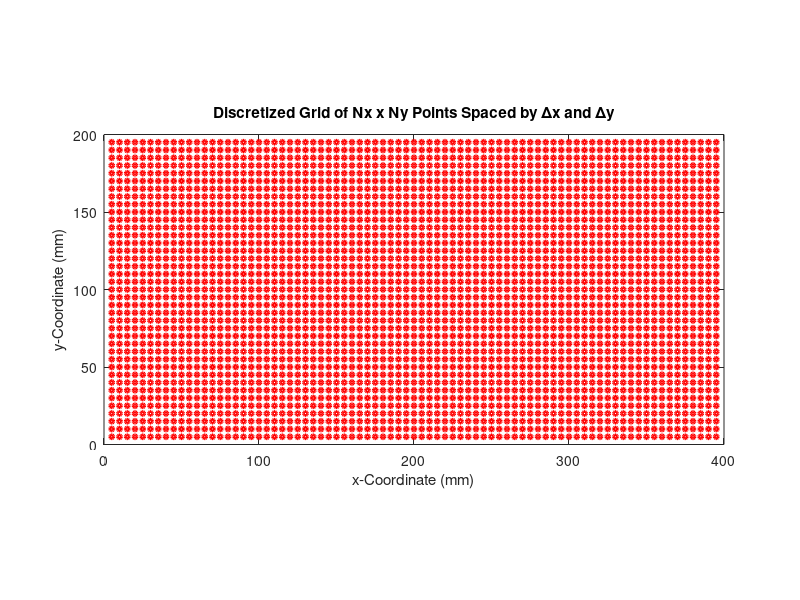
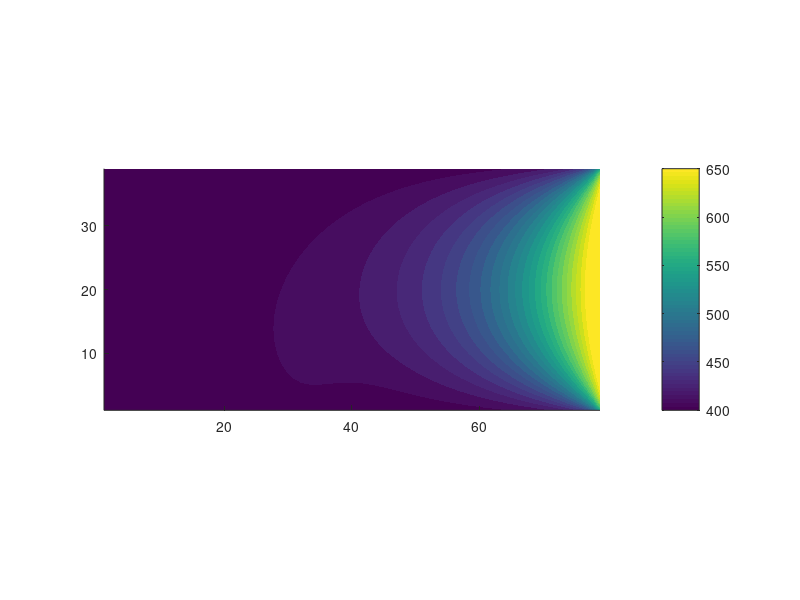

The MATLAB source for these figures, in order: (Note: this script raises an error after producing the figures.)
clear; close all; clc;
%% 
% Peter Oldreive
% B00894035
% MECH 4865 - CFD
% Project 1
% Created: Nov 1, 2025
% Updated: Nov 5, 2025
% 
% This program calculates the steady state temperature field of a 2D plane 
% subject to known boundary conditions. This is to statify the requirements 
% of MECH 4865 Project 1. 

%% Define Dirichlet Boundary Conditions

T_top = 400; % Top Dirichlet condition (K)
T_bottom = 400; % Bottom Dirichlet condition (K)
T_right = 700; % Right Dirichlet condition (K)
T_left = 0;        % Left Dirichlet condtition (K)
cNtoD = 200; % Transition x-value of bottom BC from Neumann to Dirichlet (mm)

%% Define Plane Dimensions

xdim = 400; % x-dimension of plate (mm)
ydim = 200; % y-deimension of plate (mm)

%% Define discetized grid
deltax = input("Input x-grid spacing (mm): "); % Discretized grid x-dimension
deltay = input('Input y-grid spacing (mm): '); % Discretized grid y-dimension

% Find number of grid points excluding those on boundary condition
Nx = xdim/deltax - 1; % Number of points in x-direction
Ny = ydim/deltay - 1; % Number of points in y-direction

Ntot = Nx*Ny; % Total number of points

% Display discretized points to user
fprintf(['For deltax = ', num2str(deltax), ' mm and deltay = ', num2str(deltay), ...
    ' mm\nNx = ', num2str(Nx), ' and Ny = ', num2str(Ny), '\nNtot = ', num2str(Ntot), '\n'])

%% Define matrix and vectors

A = zeros(Ntot, Ntot); % Matrix of coefficents
T = zeros(Ntot, 1); % Vector of unknowns 
B = zeros(Ntot, 1); % Vector of knowns

%% Fill matrix of coefficents and vector of knowns

for i = 1:Ntot % For all points 
j = fix((i-1)/Nx) + 1; % Calculate the row number
  % Corner points 
    if(i == 1) % Bottom left corner
       A(i, i) = 2; % Point
       A(i, i+1) = -1; % East point
       A(i, i+Nx) = -1; % North point
    elseif(i == Nx) % Bottom right corner
       A(i, i) = 4; % Point
       A(i, i-1) = -1; % West point
       A(i, i+Nx) = -1; % North point
       B(i) = (T_right + T_bottom); % Known
    elseif(i == Ntot - Nx + 1) % Top Left
        A(i, i) = 3; % Point
        A(i, i+1) = -1; % East Point
        A(i, i-Nx) = -1; % South Point
        B(i) = (T_top); % Known
    elseif(i == Ntot) % Top right
        A(i, i) = 4; % Point
        A(i, i-1) = -1; % West point
        A(i, i-Nx) = -1; % South Point
        B(i) = (T_top + T_right); % Known
    % Boundary Nodes
    elseif(j == 1 && i*deltax < xdim/2 && i > 1) % Left Lower boundary
        A(i, i) = 3; % Point
        A(i, i+1) = -1; % East point
        A(i, i-1) = -1; % West point
        A(i, i+Nx) = -1; % North point
    elseif(j == 1 && i*deltax >= xdim/2 && i < Nx) %Right lower boundary
        % Right lower boundary contains node at transition point
        %from Neumann condition to Dirichlet condition. 
        A(i, i) = 4; % Point
        A(i, i+1) = -1; % East point
        A(i, i-1) = -1; % West point
        A(i, i+Nx) = -1; % North point
        B(i) = T_bottom; % Known
    elseif(j > 1 && mod(i, Nx) == 1 && j<Ny) % Left boundary
        A(i, i) = 3; % Point
        A(i, i+1) = -1; % East point
        A(i, i+Nx) = -1; % North point
        A(i, i-Nx) = -1; % South point
    elseif(j > 1 && mod(i, Nx) == 0 && j < Ny) % Right boundary
        A(i, i) = 4; % Point
        A(i, i-1) = -1; % West point
        A(i, i+Nx) = -1; % North point
        A(i, i-Nx) = -1; % South point
        B(i) = T_right; % Known
    elseif(j == Ny && i > Nx*(j-1) + 1 && i < Nx*j) % Top 
        A(i, i) = 4; % Point
        A(i, i-1) = -1; % West point
        A(i, i+1) = -1; % East point
        A(i, i-Nx) = -1; % South point
        B(i) = T_top; % Known
    else % Interior nodes
        A(i, i) = 4; % Point
        A(i, i-1) = -1; % West point
        A(i, i+1) = -1; % East point
        A(i, i+Nx) = -1; % North point
        A(i, i-Nx) = -1; % South point
    end
end
%%  Direct solve for T values
T = A \ B; 
%% Post Process

% Turn vector T into an NyxNx matrix
T_plot = zeros(Ny, Nx);
index = 1; 
for y = 1:Ny 
    for x = 1:Nx
     T_plot(y,x) = T(index); 
     index = index + 1;
    end
end
% writematrix(T_plot, 'Temperature_Field.csv');

% Generate vector of discretized x-values
x_values = zeros(Nx,1);
for x = 1:Nx
    x_values(x) = (x) * deltax; 
end

% Generate vector of discretized y-values
y_values = zeros(Ny,1);
for y = 1:Ny
    y_values(y) = (y) * deltay; 
end

% Make a grid of coordinates
[X, Y] = meshgrid(x_values, y_values);

% Generate a vector of bottom boundary, and 50 mm steps to top
T_bottom_values = T_plot(1, :); % Make botttom boundary a vector
T_50mm_above_bottom = T_plot(fix(50/deltay), :); % Closest point to 
                                                  % 50mm above bottom
                                                  % boundary
T_100mm_above_bottom = T_plot(fix(100/deltay), :); % Closest point to 
                                                  % 100 mm above bottom
                                                  % boundary
T_150mm_above_bottom = T_plot(fix(150/deltay), :); % Closest point to 
                                                  % 150mm above bottom
                                                  % boundary
T_top_values = T_plot(Ny, :); % Top boundary 

% Generate cutlines paralell to the y-axis in 100 mm increments
T_left_values = T_plot(:,1); % 1st column is left boundary
T_x_100 = T_plot(:, fix(100/deltax)); % Temperatures at 100 mm right of the
                                      % left boundary
T_x_200 = T_plot(:, fix(200/deltay)); % temperatures at 200 mm right of the 
                                      % left boundary
T_x_300 = T_plot(:, fix(300/deltay)); % Temperatures at 300 mm right of the 
                                      % left boundary
T_right_values = T_plot(:, Nx); % Right boundary temperatues

% Find diagonal vector
rowcount = 1; % Start in 1st row
for columncount = 2:Nx % count up to Nx
   
    if (mod(columncount, 2) == 0 && rowcount < Ny+2) % count up rows until max
        T_diag(rowcount, 1) = T_plot(rowcount, columncount); % index diagonals out of matrix
        rowcount = rowcount + 1; % Count up row     
    end

  
end 



%% Plotting

% Show discretized 2D grid of Nx x Ny points
figure;
plot(X, Y, 'o', 'LineWidth', 2, 'color', 'r', 'MarkerSize',3)
set(gca,'YDir','normal'); % make y increase upward visually
axis equal tight;
xlim([0 xdim])
ylim([0 ydim])
title('Discretized Grid of Nx x Ny Points Spaced by \Deltax and \Deltay');
xlabel('x-Coordinate (mm)');
ylabel('y-Coordinate (mm)'); 

% 2D Colourmap
figure('Name', '2D Colour Map','NumberTitle','off');
hold on
contourf(T_plot,380:10:650,'LineColor', "none"); % Add Contour Lines every 10 K
set(gca,'YDir','normal');
axis equal tight;
a=colorbar;
a.Label.String = 'Temperature, T (K)';
a.Limits = [400 700];
title('2D Colourmap with Contour Lines');
xlabel('x-Coordinate (mm)');
ylabel('y-Coordiante (mm)');
xticks(0:50/deltax:xdim/deltax)
xticklabels(0:50:xdim)
yticks(0:50/deltay:ydim/deltay)
yticklabels(0:50:ydim)
xlim([0 xdim/deltax]);
ylim([0 ydim/deltay]); 


% Temperature cutlines paralell to x-axis
figure(); 
plot(x_values, T_bottom_values, '.', 'MarkerSize', 8, 'color', 'r', ...
    'LineStyle','--');
hold on;
plot(x_values, T_50mm_above_bottom, '+', 'MarkerSize', 6, 'color', 'b', ...
    'LineStyle','--' );
hold on; 
plot(x_values, T_100mm_above_bottom, '*', 'MarkerSize', 6, 'color', 'g', ...
    'LineStyle', '--');
hold on;
plot(x_values, T_150mm_above_bottom, 'x', 'MarkerSize', 6, 'color', 'k', ...
    'LineStyle','--');
hold on;
plot(x_values, T_top_values, '^', 'MarkerSize', 6, 'color', 'm', ...
    'LineStyle','--');
hold on;
ylim([350 700])
xlabel('x-Coordinate (mm)');
ylabel('Temperature (K)');
title('Temperature along Horizontal Cutlines');
legend('Bottom Boundary', 'y = 50 mm', 'y = 100 mm', 'y = 150 mm', ... 
    'Top Boundary', 'Location','northwest'); 
grid on;


% Temperature along bottom boundary near condition change
figure(); 
plot(x_values, T_bottom_values, '.', 'MarkerSize', 8, 'color', 'r', ...
    'LineStyle','--');
xlim([170 230])
ylim([390 420])
xlabel('x-Coordinate (mm)');
ylabel('Temperature (K)');
title('Temperature along Bottom Boundary Near Condition Change');
grid on;

% Diagonal Temperature 
figure(); 
plot(deltax*2:2*deltax:xdim-deltax, T_diag, 'o', 'MarkerSize', 5, 'color', 'r', ...
    'LineStyle','--');
hold on;
ylabel('Temperature (K)');
xlabel('x-Coordinate (mm)');
title('Temperature Along Diagonal Cutline (Bottom Left to Top Right)');
grid on;

% Temperature cutlines paralell to y-axis
figure(); 
plot( y_values, T_left_values, '.', 'MarkerSize', 8, 'color', 'r', ...
    'LineStyle','--');
hold on;
plot( y_values, T_x_100, '+', 'MarkerSize', 6, 'color', 'b', ...
    'LineStyle','--');
hold on; 
plot(y_values, T_x_200, '*', 'MarkerSize', 6, 'color', 'g', ... 
    'LineStyle','--');
hold on;
plot(y_values, T_x_300, 'x', 'MarkerSize', 6, 'color', 'k', ...
    'LineStyle', '--');
hold on;
plot(y_values , T_right_values, '^', 'MarkerSize', 6, 'color', 'm', ...
    'LineStyle', '--');
hold on;
ylim([350 700])
xlabel('y-Coordinate (mm)');
ylabel('Temperature (K)');
title('Temperature Distribution along Veritical Cutlines');
legend('Left Boundary', 'x = 100 mm', 'x = 200 mm', 'x = 300 mm', ... 
    'Right Boundary', 'Location','southoutside'); 
grid on;


 
